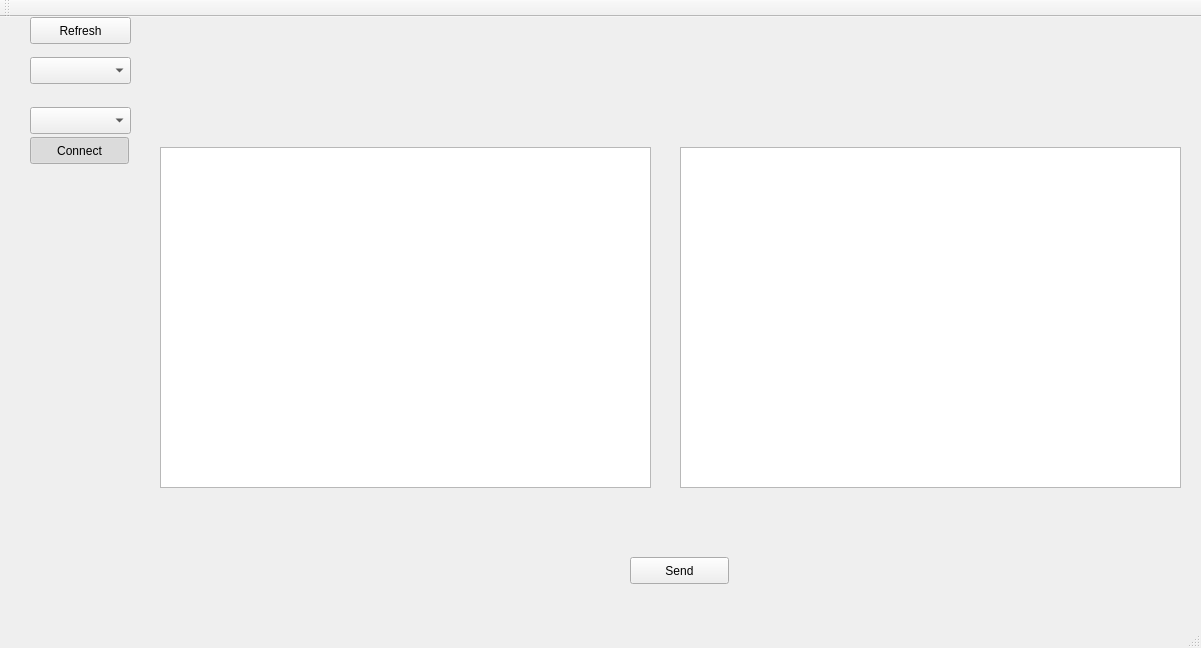
<?xml version="1.0" encoding="UTF-8"?>
<ui version="4.0">
 <class>MainWindow</class>
 <widget class="QMainWindow" name="MainWindow">
  <property name="geometry">
   <rect>
    <x>0</x>
    <y>0</y>
    <width>1201</width>
    <height>648</height>
   </rect>
  </property>
  <property name="windowTitle">
   <string>MainWindow</string>
  </property>
  <widget class="QWidget" name="centralWidget">
   <widget class="QTextBrowser" name="serialBrowser">
    <property name="geometry">
     <rect>
      <x>160</x>
      <y>130</y>
      <width>491</width>
      <height>341</height>
     </rect>
    </property>
   </widget>
   <widget class="QPushButton" name="PortRefresh">
    <property name="geometry">
     <rect>
      <x>30</x>
      <y>0</y>
      <width>101</width>
      <height>27</height>
     </rect>
    </property>
    <property name="text">
     <string>Refresh</string>
    </property>
   </widget>
   <widget class="QComboBox" name="portBox">
    <property name="geometry">
     <rect>
      <x>30</x>
      <y>90</y>
      <width>101</width>
      <height>27</height>
     </rect>
    </property>
   </widget>
   <widget class="QTextEdit" name="mavlinkIn">
    <property name="geometry">
     <rect>
      <x>680</x>
      <y>130</y>
      <width>501</width>
      <height>341</height>
     </rect>
    </property>
   </widget>
   <widget class="QPushButton" name="sendButton">
    <property name="geometry">
     <rect>
      <x>630</x>
      <y>540</y>
      <width>99</width>
      <height>27</height>
     </rect>
    </property>
    <property name="text">
     <string>Send</string>
    </property>
   </widget>
   <widget class="QPushButton" name="connectButton">
    <property name="geometry">
     <rect>
      <x>30</x>
      <y>120</y>
      <width>99</width>
      <height>27</height>
     </rect>
    </property>
    <property name="text">
     <string>Connect</string>
    </property>
    <property name="checkable">
     <bool>true</bool>
    </property>
    <property name="checked">
     <bool>true</bool>
    </property>
   </widget>
   <widget class="QComboBox" name="baudBox">
    <property name="geometry">
     <rect>
      <x>30</x>
      <y>40</y>
      <width>101</width>
      <height>27</height>
     </rect>
    </property>
   </widget>
  </widget>
  <widget class="QMenuBar" name="menuBar">
   <property name="geometry">
    <rect>
     <x>0</x>
     <y>0</y>
     <width>1201</width>
     <height>25</height>
    </rect>
   </property>
  </widget>
  <widget class="QToolBar" name="mainToolBar">
   <attribute name="toolBarArea">
    <enum>TopToolBarArea</enum>
   </attribute>
   <attribute name="toolBarBreak">
    <bool>false</bool>
   </attribute>
  </widget>
  <widget class="QStatusBar" name="statusBar"/>
 </widget>
 <layoutdefault spacing="6" margin="11"/>
 <resources/>
 <connections/>
</ui>
